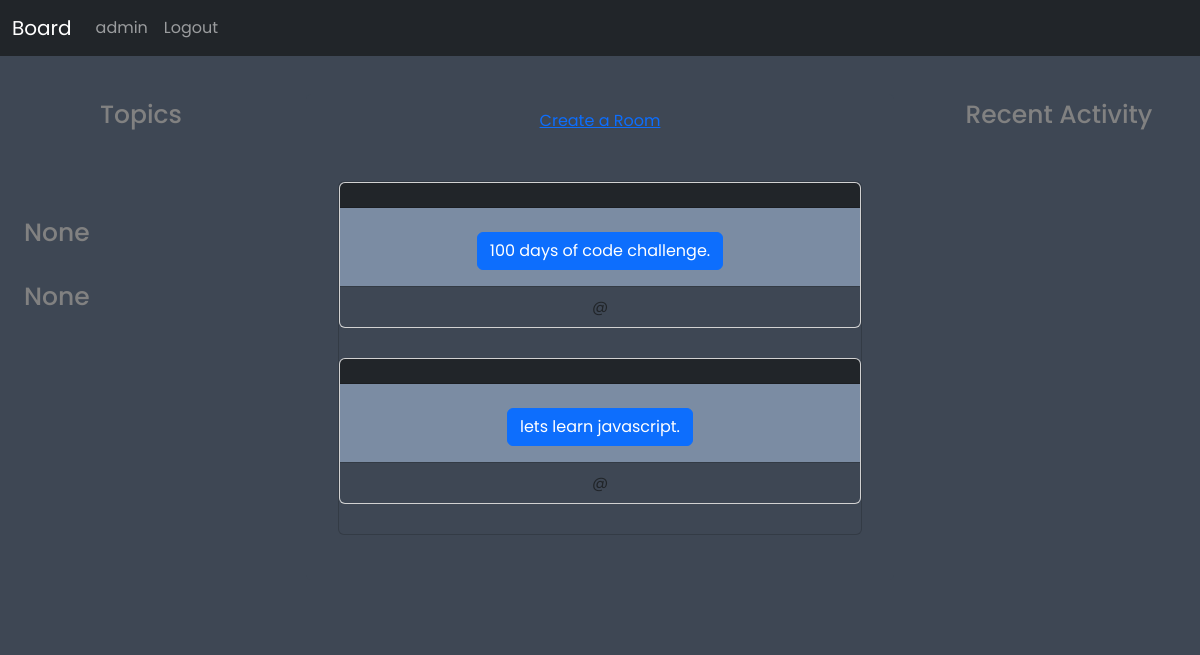
Page /home (signed in) on the committed database.
### myapp/models.py (models this page shows, shortened)
class Room(models.Model):
    host = models.ForeignKey(User,on_delete=models.SET_NULL , null=True)
    topic = models.ForeignKey(Topic,on_delete=models.SET_NULL , null=True)
    name = models.CharField(max_length=100)
    description = models.TextField(null=True,blank=True)
    updated = models.DateTimeField(auto_now=True)
    created = models.DateTimeField(auto_now_add=True)
    class Meta:
        ordering = ['-updated', '-created']   # displaying first the newest items that  created  or updated on top

### myapp/views.py (the view)
# urls.py: path('home', views.home_pg, name='home'),
@login_required(login_url='login')
def home_pg(request):
    rooms = Room.objects.all()
    context = {'rooms':rooms}
    return render(request,'basic/home.html',context)

### templates/basic/home.html (shortened to what this page needs)
{% extends 'basic/base.html' %}
{% block content %}
<div >
    <div class="row  text-center">
        <div class="col">
          <div class="container">
            <h4>Topics</h4>
            <br><br>
            <div class="sidenav">
              {% for room in rooms %}
              <h4>{{room.topic}}</h4>
              {% endfor %}
            </div>
          </div>
        </div>
        <br> <br><br> <br>
        <div class="col-6">
          <div class="room">
            <a href="{% url 'create-room' %}">Create a Room</a><br>
            <br><br>
            <div class="card text-white " style="width: auto;background-color: #3e4754;">
              {% for room in rooms %}
            <div class="card text-center">
              <div class="card-header  bg-dark " style="color: rgb(255, 255, 255);">
              </div>
              <div class="card-body">
                <a href="/room/{{room.id}}" class="btn btn-primary">{{room.name}}</a>
              </div>
              <div class="card-footer" style="background-color: #3e4754;" >
                <span>@{{room.host.username}}</span>
              </div>
            </div>
              {% endfor  %}
            </div>
          </div>
          <br> <br>
        </div>
        <div class="col">
          <h4>Recent Activity</h4>
        </div>
    </div>
</div>
{% endblock content %}

### templates/basic/base.html (shortened to what this page needs)
{% load static %}
<!DOCTYPE html>
<html lang="en">
<head>
    <link href="https://cdn.jsdelivr.net/npm/bootstrap@5.3.0-alpha3/dist/css/bootstrap.min.css" rel="stylesheet">
    <link rel="stylesheet" href="{% static '/css/main.css' %}">
</head>
<body>
  <nav class="navbar navbar-expand-lg navbar-dark bg-dark">
    <div class="container-fluid">
      <a class="navbar-brand" href="{% url 'home' %}">Board</a>
      <div class="collapse navbar-collapse" id="navbarSupportedContent">
        <ul class="navbar-nav me-auto mb-2 mb-lg-0">
          {% if user.is_authenticated %}
          <li class="nav-item">
            <a class="nav-link" href="{% url 'account' %}">{{request.user}}</a>
          </li>
          <li class="nav-item">
            <a class="nav-link" href="{% url 'logout' %}">Logout</a>
          </li>
        {% endif %}
        </ul>
      </div>
    </div>
  </nav>
  {% block content %}
  {% endblock content%}
</body>
</html>

### static/css/main.css (style rules this page uses)
* { margin: 0; padding: 0; font-family: "Poppins", sans-serif; box-sizing: border-box; scroll-behavior: smooth; scroll-padding-top: 2rem; list-style: none; text-decoration: none; }
body { background-color:#3e4754; color: rgb(255, 255, 255); }
.navbar { background-color:#3e4754; color: rgb(185, 219, 238); }
.sidenav { background-color: #3e4754; padding-left: 3ch; position:absolute; }
.sidenav, h4 { padding: 6px 6px 20px; text-decoration: none; font-size: 25px; color: #818181; display: block; }
.col-6 { background-color: #3e4754; }
.row { background-color:#3e4754; margin-top: 1cm; height: 11cm; }
.card { margin-bottom: 30px; }
.card-header { background-color: rgb(69, 75, 88); }
.card-body { background-color: #7b8ca3; }
.room { background-color: #3e4754; height: auto; border: #006ba0; border-radius: 5px; padding: 15px 32px; }

### rows in the picture
Room: topic "None", name "100 days of code challenge."
Room: topic "None", name "lets learn javascript."

### other values in the picture
{{ request.user }} "admin"
